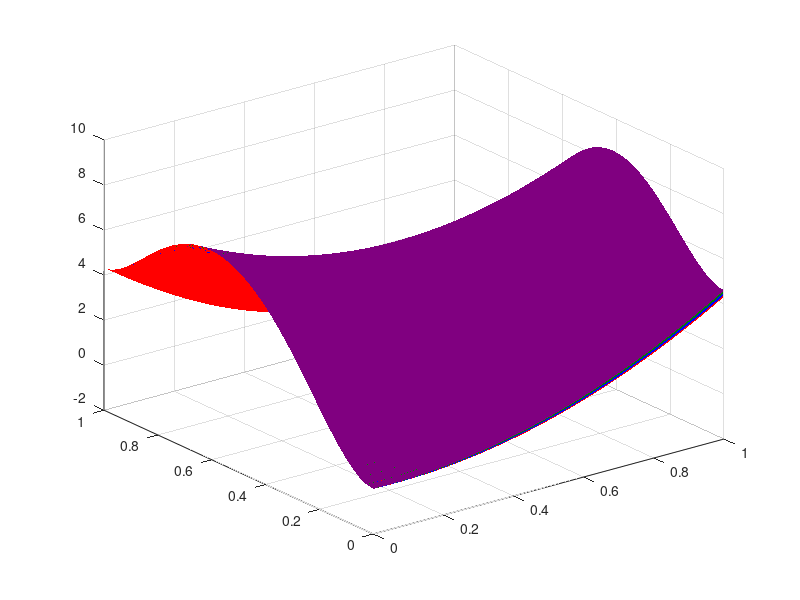

This chart was generated by the following MATLAB code: (Note: this script raises an error after producing the figure.)
clc;
clear;
n = 40; 
x = linspace(0,1,n);
y = linspace(0,1,n);
[c,eta]=meshgrid(x,y);
G1 = 1.0e+02*[2.350916205236954  -0.146697171206786   0.002288475870826];
G2 = 1.0e+02*[3.687711694489345  -5.568444658678911   2.074807827005719];
a1 = G1(1) ;%; 
b1 = G1(2) ;%; 
c1 = G1(3) ;%; 
a2 = G2(1) ;%; 
b2 = G2(2) ;%; 
c2 = G2(3) ;%;
w = 48;
p =1;
h_eta = eta.^3.*(6*eta.^2-15.*eta+10);
g_eta = 2*w*eta.^2.*(1-eta).^2;
cm = (c-h_eta*(b1-b2)/2/a2)./(1-h_eta+a1/a2*h_eta);
ch = (c-(1-h_eta)*(b2-b1)/2/a1)./(h_eta+a2/a1*(1-h_eta));
F1 = (G1(1)*cm.^2+G1(2)*cm+G1(3))/w;  %metal matrix
F2 = (G2(1)*ch.^2+G2(2)*ch+G2(3))/w;  %hydride precipit  ate
fbulk = (1-h_eta).*F1+h_eta.*F2+g_eta;
theta1 = 1;
theta2 = 5;
theta3 = 15;
theta0 = 15;
gamma0 = 4;
gr1 = 0.5;
zeta1 = (gr1^2*(1-gr1)^2*theta1)/(gr1^2*(1-gr1)^2);
gamma1 =gamma0*(abs(theta1)/theta0).*(1-log(abs(theta1)/theta0)).*(abs(theta1)<=theta0)+(abs(theta1)>theta0);
fsg1 = -p*c*((-0.5*gr1^2+0.25*gr1^4)+(-0.5*(1-gr1)^2+0.25*(1-gr1)^4)+gamma1*(gr1^2*(1-gr1)^2)+0.25);
fbulk_plus_sg1 = fbulk+fsg1;

gr2 = 0.5;
zeta2 = (gr2^2*(1-gr2)^2*theta2)/(gr2^2*(1-gr2)^2);
gamma2 =gamma0*(abs(theta2)/theta0).*(1-log(abs(theta2)/theta0)).*(abs(theta2)<=theta0)+(abs(theta2)>theta0);
fsg2 = -p*c*((-0.5*gr2^2+0.25*gr2^4)+(-0.5*(1-gr2)^2+0.25*(1-gr2)^4)+gamma2*(gr2^2*(1-gr2)^2)+0.25);
fbulk_plus_sg2 = fbulk+fsg2;

gr3 = 0.5;
zeta3 = (gr3^2*(1-gr3)^2*theta3)/(gr3^2*(1-gr3)^2);
gamma3 =gamma0*(abs(theta3)/theta0).*(1-log(abs(theta3)/theta0)).*(abs(theta3)<=theta0)+(abs(theta3)>theta0);
fsg3 = -p*c*((-0.5*gr3^2+0.25*gr3^4)+(-0.5*(1-gr3)^2+0.25*(1-gr3)^4)+gamma3*(gr3^2*(1-gr3)^2)+0.25);
fbulk_plus_sg3 = fbulk+fsg3;


%%%%%%%%%%%%%%%%%%constraint c=[1-h_eta]c_m+h_eta*c_h%%%%%%%%%%%%%%%%%%%%%
c0 = linspace(0.05,0.75,n);
eta0 = linspace(0,1,n);
h_eta0 = eta0.^3.*(6*eta0.^2-15.*eta0+10);
g_eta0 = 2*w*eta0.^2.*(1-eta0).^2;
cm0 = (c0-h_eta0*(b1-b2)/2/a2)./(1-h_eta0+a1/a2*h_eta0);
ch0 = (c0-(1-h_eta0)*(b2-b1)/2/a1)./(h_eta0+a2/a1*(1-h_eta0));
F1_line = (G1(1)*cm0.^2+G1(2)*cm0+G1(3))/w;  %metal matrix
F2_line = (G2(1)*ch0.^2+G2(2)*ch0+G2(3))/w;  %hydride precipit  ate
fbulk_line = (1-h_eta0).*F1_line+h_eta0.*F2_line+g_eta0;

fsg1_line = -p*c0*((-0.5*gr1^2+0.25*gr1^4)+(-0.5*(1-gr1)^2+0.25*(1-gr1)^4)+gamma1*(gr1^2*(1-gr1)^2)+0.25);
fbulk_plus_sg1_line = fbulk_line+fsg1_line;

fsg2_line = -p*c0*((-0.5*gr2^2+0.25*gr2^4)+(-0.5*(1-gr2)^2+0.25*(1-gr2)^4)+gamma2*(gr2^2*(1-gr2)^2)+0.25);
fbulk_plus_sg2_line = fbulk_line+fsg2_line;

fsg3_line = -p*c0*((-0.5*gr3^2+0.25*gr3^4)+(-0.5*(1-gr3)^2+0.25*(1-gr3)^4)+gamma3*(gr3^2*(1-gr3)^2)+0.25);
fbulk_plus_sg3_line = fbulk_line+fsg3_line;


% c_eq_mh_m = 0;
% c_eq_mh_h = 0.7499;
% A = [c_eq_mh_m,0,(G1(1)*c_eq_mh_m.^2+G1(2)*c_eq_mh_m+G1(3))/w];
% B = [c_eq_mh_h,1,(G2(1)*c_eq_mh_h.^2+G2(2)*c_eq_mh_h+G2(3))/w];

%green
C1(:,:,1) = 0*ones(n); % red 128
C1(:,:,2) = 0.5*ones(n); % green 0
C1(:,:,3) = 0*ones(n); % blue 128
%blue
C2(:,:,1) = 0*ones(n); % red 0
C2(:,:,2) = 0*ones(n); % green 0
C2(:,:,3) = 1*ones(n); % blue 255
%red
C3(:,:,1) = 1*ones(n); % red 255
C3(:,:,2) = 0*ones(n); % green 0
C3(:,:,3) = 0*ones(n); % blue 0
%purple
C4(:,:,1) = 0.5*ones(n); % red 128
C4(:,:,2) = 0*ones(n); % green 0
C4(:,:,3) = 0.5*ones(n); % blue 128

s1=surf(c,eta,fbulk_plus_sg1,C1);
hold on;
s2=surf(c,eta,fbulk_plus_sg2,C2);
hold on;
s3=surf(c,eta,fbulk_plus_sg3,C3);
hold on;
s4=surf(c,eta,fbulk,C4);
shading interp;
s1.FaceAlpha = 0.7; %transparency
s2.FaceAlpha = 0.7; %transparency
s3.FaceAlpha = 0.7; %transparency
s4.FaceAlpha = 0.7; %transparency
s1.EdgeColor = 'none';
s2.EdgeColor = 'none';
s3.EdgeColor = 'none';
s4.EdgeColor = 'none';
hold on;
plot3(c0,eta0,fbulk_plus_sg1_line,'--','Color','#000000','LineWidth',3);%green #008000
hold on;
plot3(c0,eta0,fbulk_plus_sg2_line,'--','Color','#000000','LineWidth',3); %blue #0000FF
hold on;
plot3(c0,eta0,fbulk_plus_sg3_line,'--','Color','#000000','LineWidth',3);%red #FF0000
hold on;
plot3(c0,eta0,fbulk_line,'--','Color','#000000','LineWidth',3);%purple #800080
%plot3([A(1),B(1)],[A(2),B(2)],[A(3),B(3)],'-','Color','#008000','LineWidth',2);
hold on;
x_constraint = [0.05 0.05   0.75 0.75];
y_constraint = [0     0      1     1 ];
z_constraint = [100 -100  -100  100];
f1=fill3(x_constraint,y_constraint,z_constraint,'k');
f1.FaceAlpha = 0.8;
f1.FaceColor = '#A5A5A5';
f1.EdgeColor = 'none';


xlabel('H Concentration $c$','Fontname', 'Times New Roman','FontSize',20,'Interpreter','latex');
ylabel('Phase $\eta$','Fontname', 'Times New Roman','FontSize',20,'Interpreter','latex');
zlabel('Free energy density ($\omega$)','Fontname', 'Times New Roman','FontSize',20,'Interpreter','latex');
h=legend('$f_{\mathrm{bulk}}+f_{\mathrm{sg}}(\Delta\theta_{gg^\prime}=\pm1^\circ)$','$f_{\mathrm{bulk}}+f_{\mathrm{sg}}(\Delta\theta_{gg^\prime}=\pm5^\circ)$','$f_{\mathrm{bulk}}+f_{\mathrm{sg}}(\Delta\theta_{gg^\prime}=\pm15^\circ)$','$f_{\mathrm{bulk}}$','Fontname', 'Times New Roman','FontSize',16,'Interpreter','latex','position',[0.478955718927485,0.679777453289303,0.420605493851518,0.139688604782947]);
set(h,'Box','off')
%axis([0.7 0.75 0.95 1.0 -0.3 0.3]);
axis([0 0.75 0 1.0 -5 10]);
set(gca,'fontsize',16,'fontname','Times');
%set(gca,'XTick',(0.7:0.025:0.75));
%set(gca,'YTick',(0.95:0.025:1));
%set(gca,'ZTick',(-0.3:0.1:0.3));
set(gca,'XTick',(0:0.25:0.75));
set(gca,'YTick',(0:0.5:1));
set(gca,'xminortick','on');
set(gca,'yminortick','on');
set(gca,'position',[0.220275530586886,0.11,0.714724469413114,0.805])
box on;
ax = gca;
ax.BoxStyle = 'full';
view(45,10);
set(gcf,'unit','centimeters','position',[10 1 15 18])
title('$KKS$ Constraint','Fontname','Times New Roman','FontSize',20,'Interpreter','latex','position',[0.331107978123239,0.562468934321458,9.77801461517494]);
%set(gca,'ZScale','log')


